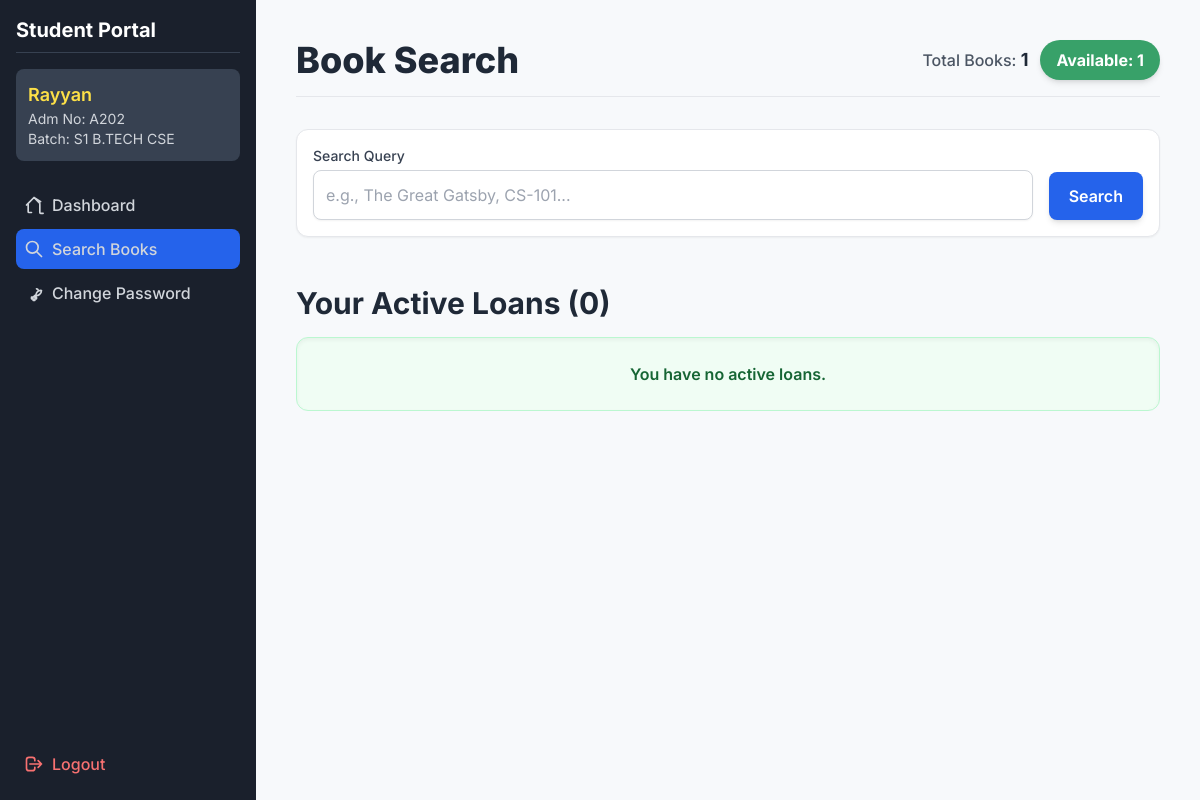
The app's page /student_search_books (signed in), older data.
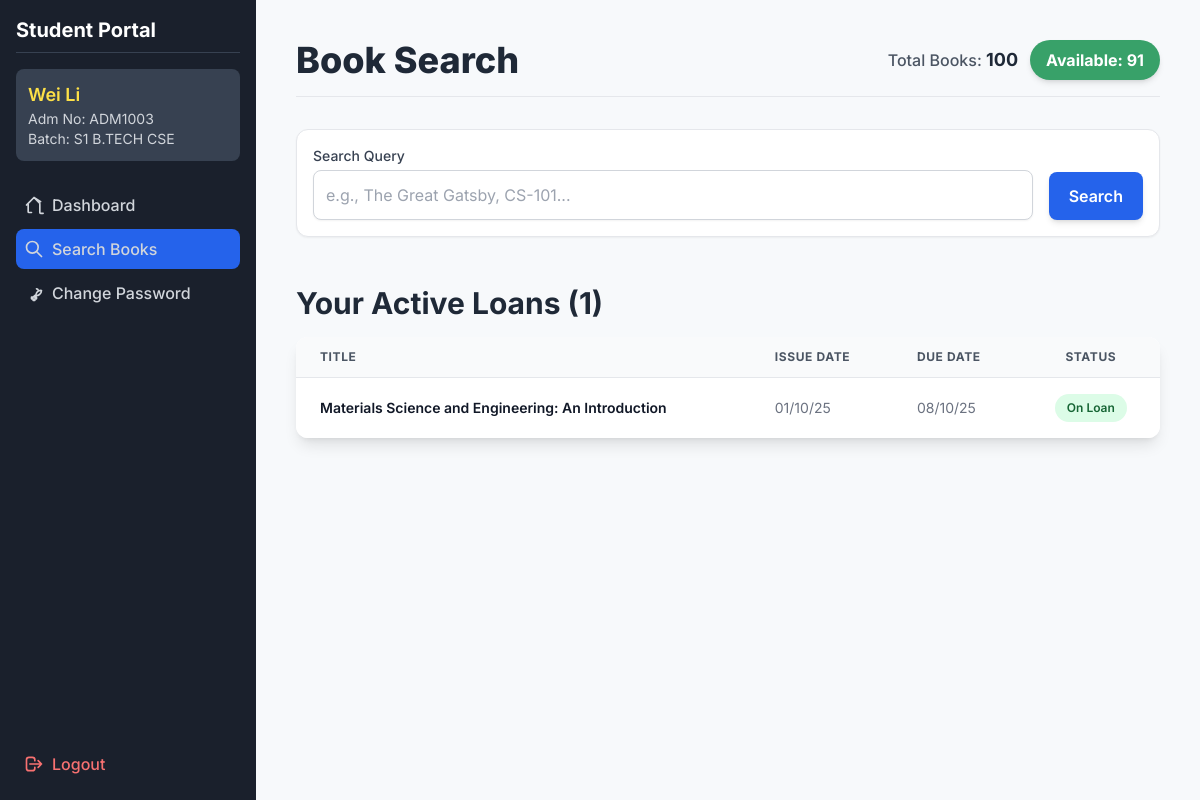
The same page, newer data.
### tables this page shows
CREATE TABLE students (
                            id INTEGER PRIMARY KEY AUTOINCREMENT,
                            admission_no TEXT UNIQUE NOT NULL,
                            name TEXT NOT NULL,
                            batch TEXT NOT NULL
                        );

CREATE TABLE transactions (
                            id INTEGER PRIMARY KEY AUTOINCREMENT,
                            book_id INTEGER, 
                            student_id INTEGER, 
                            issue_date TEXT NOT NULL,
                            due_date TEXT NOT NULL,  
                            return_date TEXT,
                            FOREIGN KEY(book_id) REFERENCES books(id) ON DELETE SET NULL,
                            FOREIGN KEY(student_id) REFERENCES students(id) ON DELETE SET NULL
                        );

### app.py (the view, shortened to what this page needs)
@app.route("/student_search_books", methods=["GET", "POST"])
@student_login_required
def student_search_books():
    student_adm_no = session.get('student_adm_no')
    results = []
    query = ""
    active_loans = [] # Initialize active_loans list
    with get_connection() as conn:
        student_info = conn.execute("SELECT name, batch FROM students WHERE admission_no=?", (student_adm_no,)).fetchone()
        availability = conn.execute("""
            SELECT SUM(CASE WHEN available = 1 THEN 1 ELSE 0 END) AS available_count,
                   COUNT(id) AS total_count
            FROM books
        """).fetchone()
        active_loans = conn.execute("""
            SELECT t.id, t.issue_date, t.due_date,
                   COALESCE(b.name, '[DELETED BOOK]') AS book_name,
                   COALESCE(b.custom_id, '-') AS custom_id,
                   t.due_date < date('now') AS is_overdue
            FROM transactions t
            JOIN students s ON t.student_id = s.id
            LEFT JOIN books b ON t.book_id = b.id
            WHERE s.admission_no = ? AND t.return_date IS NULL
            ORDER BY t.due_date ASC
        """, (student_adm_no,)).fetchall()
    return render_template("student_search_results.html",
                           results=results,
                           search_query=query,
                           student_info=student_info,
                           availability=availability,
                           active_loans=active_loans) # <-- ADDED

### app.py (called while the page is built)
@app.template_filter('dateformat')
def dateformat(value, format='%d/%m/%y'):
    if value is None:
        return "-"
    try:
        date_obj = datetime.datetime.strptime(value, '%Y-%m-%d')
        return date_obj.strftime(format)
    except (ValueError, TypeError):
        return value

def get_connection():
    return SQLiteContext(DB_NAME)

@app.context_processor
def inject_pending_count():
    with get_connection() as conn:
        try:
            count = conn.execute("SELECT COUNT(id) FROM students_auth WHERE is_approved = 0").fetchone()[0]
            return dict(pending_count=count)
        except:
            return dict(pending_count=0)

def student_login_required(f):
    @wraps(f)
    def decorated_function(*args, **kwargs):
        if not session.get('student_logged_in'):
            flash('Please log in to access the student portal.', 'danger')
            return redirect(url_for('student_login'))
        return f(*args, **kwargs)
    return decorated_function

    def __enter__(self):
        self.conn = sqlite3.connect(self.db_name)
        self.conn.row_factory = sqlite3.Row
        self.conn.execute('PRAGMA foreign_keys = ON;')
        return self.conn

### templates/student_search_results.html (shortened to what the changed rows need)
<!DOCTYPE html>
<html lang="en">
<head>
    <script src="https://cdn.tailwindcss.com"></script>
</head>
<body class="min-h-screen">
    <div class="md:flex">
        <div class="sidebar w-full md:w-64 p-4 flex-shrink-0 md:flex md:flex-col md:h-screen md:sticky md:top-0">
            <div class="flex-grow">
                <h2 class="text-xl font-bold text-white mb-4 border-b border-gray-700 pb-2">Student Portal</h2>
                {% if student_info %}
                <div class="text-gray-300 mb-6 p-3 bg-gray-700 rounded-lg">
                    <p class="font-semibold text-lg text-yellow-300">{{ student_info.name }}</p>
                    <p class="text-sm">Adm No: {{ session.student_adm_no }}</p>
                    <p class="text-sm">Batch: {{ student_info.batch }}</p>
                </div>
                {% endif %}
            </div>
        </div>
        <main class="flex-grow p-10">
            <header class="mb-6 md:mb-8 flex flex-col md:flex-row justify-between items-start md:items-center pb-4 border-b border-gray-200">
                <h1 class="text-3xl sm:text-4xl font-extrabold text-gray-800 mb-2 md:mb-0">Book Search</h1>
                {% if availability %}
                <div class="flex flex-wrap gap-3 items-center">
                    <span class="text-gray-600 font-medium">Total Books: <span class="text-lg font-bold text-gray-800">{{ availability.total_count }}</span></span>
                    <span class="px-4 py-2 rounded-full status-badge-available text-base font-bold shadow-md">Available: {{ availability.available_count }}</span>
                </div>
                {% endif %}
            </header>
            <div class="mt-12">
                <h2 class="text-3xl font-bold text-gray-800 mb-4">Your Active Loans ({{ active_loans|length }})</h2>
                {% if active_loans %}
                    <div class="overflow-x-auto bg-white rounded-xl shadow-lg">
                        <table class="min-w-full divide-y divide-gray-200">
                            <thead class="bg-gray-50">
                                <tr>
                                    <th class="px-6 py-3 text-left text-xs font-bold text-gray-600 uppercase tracking-wider">Title</th>
                                    <th class="px-6 py-3 text-left text-xs font-bold text-gray-600 uppercase tracking-wider">Issue Date</th>
                                    <th class="px-6 py-3 text-left text-xs font-bold text-gray-600 uppercase tracking-wider">Due Date</th>
                                    <th class="px-6 py-3 text-center text-xs font-bold text-gray-600 uppercase tracking-wider">Status</th>
                                </tr>
                            </thead>
                            <tbody class="bg-white divide-y divide-gray-200">
                                {% for loan in active_loans %}
                                <tr class="hover:bg-gray-50 transition">
                                    <td class="px-6 py-4 text-sm font-semibold text-gray-900">{{ loan.book_name }}</td>
                                    <td class="px-6 py-4 whitespace-nowrap text-sm text-gray-500">{{ loan.issue_date | dateformat }}</td>
                                    <td class="px-6 py-4 whitespace-nowrap text-sm {{ 'text-red-600 font-bold' if loan.is_overdue else 'text-gray-500' }}">{{ loan.due_date | dateformat }}</td>
                                    <td class="px-6 py-4 whitespace-nowrap text-center text-sm">
                                        {% if loan.is_overdue %}
                                            <span class="px-3 py-1 inline-flex text-xs leading-5 font-semibold rounded-full bg-red-100 text-red-800">OVERDUE</span>
                                        {% else %}
                                            <span class="px-3 py-1 inline-flex text-xs leading-5 font-semibold rounded-full bg-green-100 text-green-800">On Loan</span>
                                        {% endif %}
                                    </td>
                                </tr>
                                {% endfor %}
                            </tbody>
                        </table>
                    </div>
                {% else %}
                    <div class="p-6 bg-green-50 border border-green-200 text-green-800 rounded-xl text-center shadow-inner">
                        <p class="font-semibold">You have no active loans.</p>
                    </div>
                {% endif %}
            </div>
        </main>
    </div>
</body>
</html>

Row changes from the older to the newer data that the page shows:
changed students "S1 B.TECH CSE": name "Rayyan" → "Wei Li"; student_adm_no (not shown) → "ADM1003"
now on this page (row edited): transactions: book_name "Materials Science and Engineering: An Introduction", issue_date "01/10/25", due_date "08/10/25"
Text that changed along with them:
{{ availability.total_count }}: "1" → "100"
{{ availability.available_count }}: "1" → "91"
{{ active_loans|length }}: "0" → "1"
{{ session.student_adm_no }}: "A202" → (not shown)
text no longer shown: "You have no active loans."
text now shown: "TITLE ISSUE DATE DUE DATE STATUS"
